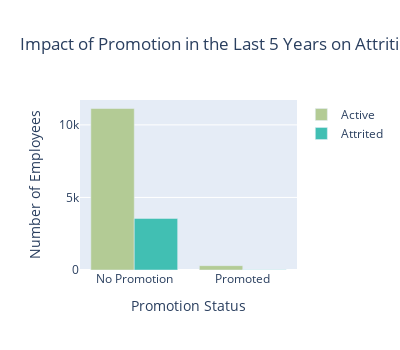

Source (notebook cell):
### Code cell
promotion_dict = {0: "No Promotion", 1: "Promoted"}

data = []
for i in range(2):
    trace = Bar(
        x=promotion_left_table.index,
        y=promotion_left_table[i],
        name=("Active" if i == 0 else "Attrited"),
        marker=dict(color=colors[i+4])
    )
    data.append(trace)

layout = Layout(
    title="Impact of Promotion in the Last 5 Years on Attrition",
    width=400,
    height=350,
    xaxis=dict(
        title="Promotion Status",
        tickmode="array",
        tickvals=list(promotion_dict.keys()),
        ticktext=list(promotion_dict.values())
    ),
    yaxis=dict(
        title="Number of Employees"
    )
)

iplot(Figure(data=data, layout=layout))

### Figure 1 — Plotly figure (JSON) as saved in the notebook; plotly's stock layout.template omitted (floating-point values rounded to 4 significant figures)
{"data": [{"marker": {"color": "#b3cb95"}, "name": "Active", "type": "bar", "x": [0, 1], "y": [11128, 300]}, {"marker": {"color": "#41bfb3"}, "name": "Attrited", "type": "bar", "x": [0, 1], "y": [3552, 19]}], "layout": {"height": 350, "title": {"text": "Impact of Promotion in the Last 5 Years on Attrition"}, "width": 400, "xaxis": {"tickmode": "array", "ticktext": ["No Promotion", "Promoted"], "tickvals": [0, 1], "title": {"text": "Promotion Status"}}, "yaxis": {"title": {"text": "Number of Employees"}}}}
